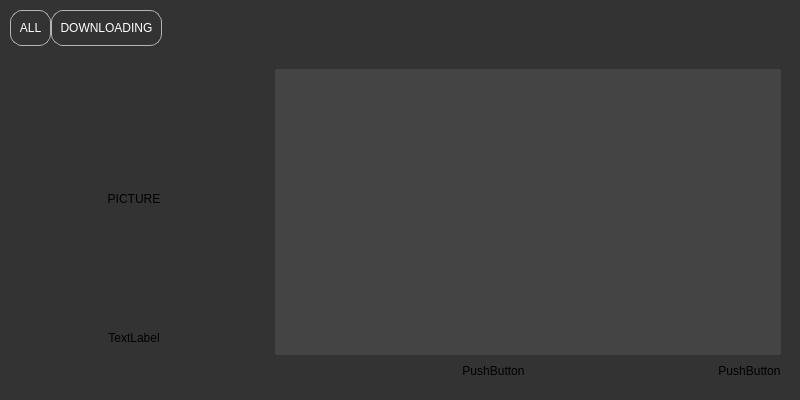
<?xml version="1.0" encoding="UTF-8"?>
<ui version="4.0">
 <class>channel_description_widget</class>
 <widget class="QWidget" name="channel_description_widget">
  <property name="geometry">
   <rect>
    <x>0</x>
    <y>0</y>
    <width>800</width>
    <height>400</height>
   </rect>
  </property>
  <property name="sizePolicy">
   <sizepolicy hsizetype="Expanding" vsizetype="MinimumExpanding">
    <horstretch>0</horstretch>
    <verstretch>0</verstretch>
   </sizepolicy>
  </property>
  <property name="minimumSize">
   <size>
    <width>0</width>
    <height>0</height>
   </size>
  </property>
  <property name="maximumSize">
   <size>
    <width>16777215</width>
    <height>16777215</height>
   </size>
  </property>
  <property name="styleSheet">
   <string notr="true">QWidget {
background-color: #333333;
border-radius: 2px;
}
QToolButton {
border: 1px solid #B5B5B5;
border-radius: 12px;
color: white;
padding-left: 4px;
padding-right: 4px;
}
QToolButton::hover {
border: 1px solid white;
color: white;
}
QLineEdit, QTextEdit {
background-color: #444;
border: none;
color: #C0C0C0;
padding: 4px;
margin-top: 4px;
}</string>
  </property>
  <layout class="QVBoxLayout" name="verticalLayout">
   <property name="spacing">
    <number>10</number>
   </property>
   <property name="sizeConstraint">
    <enum>QLayout::SetMinimumSize</enum>
   </property>
   <property name="leftMargin">
    <number>0</number>
   </property>
   <property name="topMargin">
    <number>10</number>
   </property>
   <property name="rightMargin">
    <number>10</number>
   </property>
   <property name="bottomMargin">
    <number>10</number>
   </property>
   <item>
    <widget class="TabButtonPanel" name="downloads_tab" native="true">
     <layout class="QHBoxLayout" name="horizontalLayout_20">
      <property name="spacing">
       <number>0</number>
      </property>
      <property name="leftMargin">
       <number>0</number>
      </property>
      <property name="topMargin">
       <number>0</number>
      </property>
      <property name="rightMargin">
       <number>0</number>
      </property>
      <property name="bottomMargin">
       <number>0</number>
      </property>
      <item>
       <spacer name="horizontalSpacer_29">
        <property name="orientation">
         <enum>Qt::Horizontal</enum>
        </property>
        <property name="sizeType">
         <enum>QSizePolicy::Fixed</enum>
        </property>
        <property name="sizeHint" stdset="0">
         <size>
          <width>10</width>
          <height>20</height>
         </size>
        </property>
       </spacer>
      </item>
      <item>
       <widget class="UnderlineTabButton" name="downloads_all_button">
        <property name="enabled">
         <bool>false</bool>
        </property>
        <property name="sizePolicy">
         <sizepolicy hsizetype="Minimum" vsizetype="Fixed">
          <horstretch>0</horstretch>
          <verstretch>0</verstretch>
         </sizepolicy>
        </property>
        <property name="minimumSize">
         <size>
          <width>0</width>
          <height>36</height>
         </size>
        </property>
        <property name="maximumSize">
         <size>
          <width>16777215</width>
          <height>36</height>
         </size>
        </property>
        <property name="cursor">
         <cursorShape>PointingHandCursor</cursorShape>
        </property>
        <property name="styleSheet">
         <string notr="true"/>
        </property>
        <property name="text">
         <string>ALL</string>
        </property>
        <property name="checkable">
         <bool>true</bool>
        </property>
        <property name="checked">
         <bool>true</bool>
        </property>
       </widget>
      </item>
      <item>
       <widget class="UnderlineTabButton" name="downloads_downloading_button">
        <property name="sizePolicy">
         <sizepolicy hsizetype="Minimum" vsizetype="Fixed">
          <horstretch>0</horstretch>
          <verstretch>0</verstretch>
         </sizepolicy>
        </property>
        <property name="minimumSize">
         <size>
          <width>0</width>
          <height>36</height>
         </size>
        </property>
        <property name="maximumSize">
         <size>
          <width>16777215</width>
          <height>36</height>
         </size>
        </property>
        <property name="cursor">
         <cursorShape>PointingHandCursor</cursorShape>
        </property>
        <property name="styleSheet">
         <string notr="true"/>
        </property>
        <property name="text">
         <string>DOWNLOADING</string>
        </property>
        <property name="checkable">
         <bool>true</bool>
        </property>
       </widget>
      </item>
      <item>
       <spacer name="horizontalSpacer_28">
        <property name="orientation">
         <enum>Qt::Horizontal</enum>
        </property>
        <property name="sizeHint" stdset="0">
         <size>
          <width>40</width>
          <height>20</height>
         </size>
        </property>
       </spacer>
      </item>
     </layout>
    </widget>
   </item>
   <item>
    <widget class="QStackedWidget" name="tabWidget_2">
     <property name="currentIndex">
      <number>0</number>
     </property>
     <widget class="QWidget" name="tab_3">
      <layout class="QHBoxLayout" name="edit_layout">
       <item>
        <layout class="QVBoxLayout" name="verticalLayout_3">
         <property name="topMargin">
          <number>10</number>
         </property>
         <property name="rightMargin">
          <number>10</number>
         </property>
         <property name="bottomMargin">
          <number>33</number>
         </property>
         <item>
          <widget class="QLabel" name="label">
           <property name="minimumSize">
            <size>
             <width>250</width>
             <height>200</height>
            </size>
           </property>
           <property name="text">
            <string>PICTURE</string>
           </property>
           <property name="scaledContents">
            <bool>false</bool>
           </property>
           <property name="alignment">
            <set>Qt::AlignCenter</set>
           </property>
          </widget>
         </item>
         <item>
          <widget class="QLabel" name="label_2">
           <property name="sizePolicy">
            <sizepolicy hsizetype="Preferred" vsizetype="Fixed">
             <horstretch>0</horstretch>
             <verstretch>0</verstretch>
            </sizepolicy>
           </property>
           <property name="minimumSize">
            <size>
             <width>0</width>
             <height>20</height>
            </size>
           </property>
           <property name="maximumSize">
            <size>
             <width>16777215</width>
             <height>20</height>
            </size>
           </property>
           <property name="text">
            <string>TextLabel</string>
           </property>
           <property name="alignment">
            <set>Qt::AlignCenter</set>
           </property>
          </widget>
         </item>
        </layout>
       </item>
       <item>
        <layout class="QVBoxLayout" name="verticalLayout_2">
         <item>
          <widget class="QTextEdit" name="textEdit"/>
         </item>
         <item>
          <layout class="QHBoxLayout" name="horizontalLayout_2">
           <item>
            <spacer name="horizontalSpacer">
             <property name="orientation">
              <enum>Qt::Horizontal</enum>
             </property>
             <property name="sizeHint" stdset="0">
              <size>
               <width>40</width>
               <height>20</height>
              </size>
             </property>
            </spacer>
           </item>
           <item>
            <widget class="QPushButton" name="pushButton_5">
             <property name="text">
              <string>PushButton</string>
             </property>
            </widget>
           </item>
           <item>
            <spacer name="horizontalSpacer_2">
             <property name="orientation">
              <enum>Qt::Horizontal</enum>
             </property>
             <property name="sizeHint" stdset="0">
              <size>
               <width>40</width>
               <height>20</height>
              </size>
             </property>
            </spacer>
           </item>
           <item>
            <widget class="QPushButton" name="pushButton_4">
             <property name="text">
              <string>PushButton</string>
             </property>
            </widget>
           </item>
          </layout>
         </item>
        </layout>
       </item>
      </layout>
     </widget>
     <widget class="QWidget" name="tab_4">
      <layout class="QHBoxLayout" name="edit_layout">
       <item>
        <layout class="QVBoxLayout" name="verticalLayout_3">
         <property name="topMargin">
          <number>10</number>
         </property>
         <property name="rightMargin">
          <number>10</number>
         </property>
         <property name="bottomMargin">
          <number>33</number>
         </property>
         <item>
          <widget class="QLabel" name="label">
           <property name="minimumSize">
            <size>
             <width>250</width>
             <height>200</height>
            </size>
           </property>
           <property name="text">
            <string>PICTURE</string>
           </property>
           <property name="scaledContents">
            <bool>false</bool>
           </property>
           <property name="alignment">
            <set>Qt::AlignCenter</set>
           </property>
          </widget>
         </item>
        </layout>
       </item>
       <item>
        <layout class="QVBoxLayout" name="verticalLayout_2">
         <item>
          <widget class="QTextEdit" name="textEdit"/>
         </item>
         <item>
          <layout class="QHBoxLayout" name="horizontalLayout_2"/>
         </item>
        </layout>
       </item>
      </layout>
     </widget>
    </widget>
   </item>
  </layout>
 </widget>
 <customwidgets>
  <customwidget>
   <class>UnderlineTabButton</class>
   <extends>QToolButton</extends>
   <header>tribler_gui.widgets.underlinetabbutton.h</header>
  </customwidget>
  <customwidget>
   <class>TabButtonPanel</class>
   <extends>QWidget</extends>
   <header>tribler_gui.widgets.tabbuttonpanel.h</header>
   <container>1</container>
  </customwidget>
 </customwidgets>
 <resources/>
 <connections/>
</ui>
